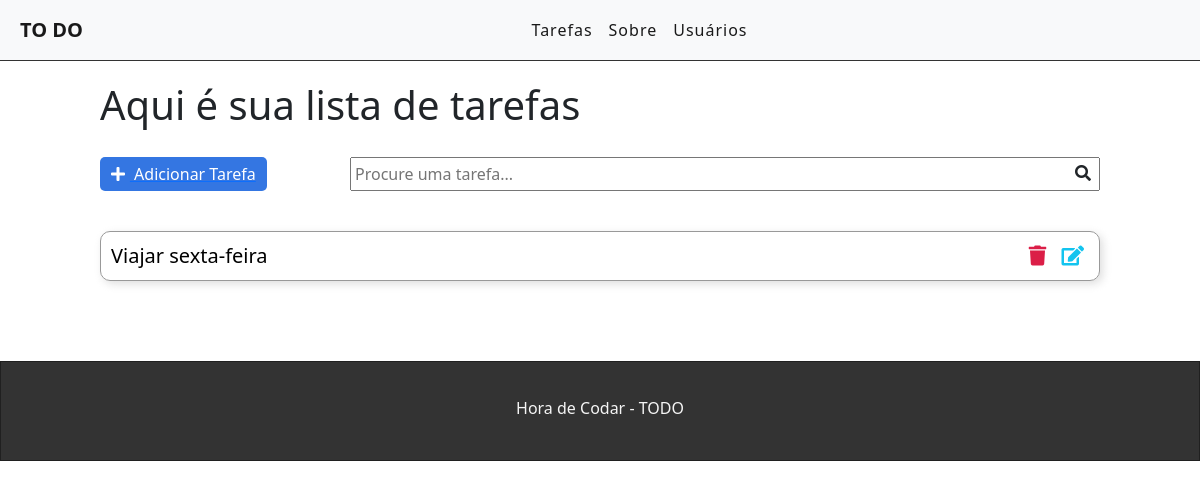
The app's page /, older data.
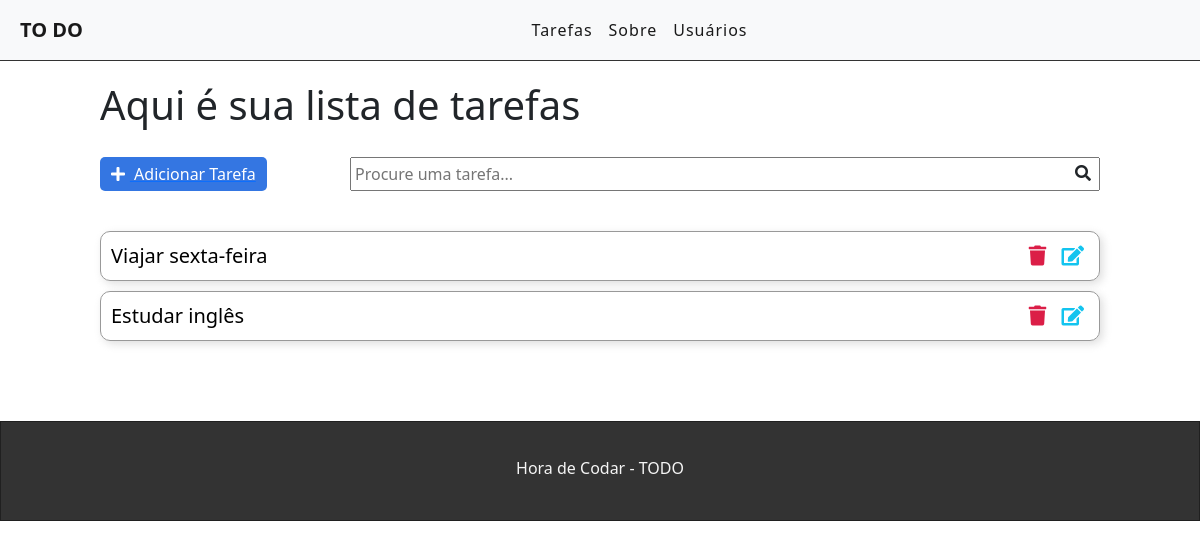
The same page, newer data.
### tasks/models.py (models this page shows, shortened)
class Task(models.Model):
    STATUS = (
        ('doing', 'Doing'),
        ('done', 'Done'),
    )
    title = models.CharField(max_length=255)
    description = models.TextField()
    done = models.CharField(
        max_length=5,
        choices=STATUS,
    )
    created_at = models.DateTimeField(auto_now_add=True)
    updated_at = models.DateTimeField(auto_now=True)

### tasks/views.py (the view)
# urls.py: path('', views.taskList, name="task-list"),
def taskList(request):
    tasks = Task.objects.all().order_by('-created_at')
    return render(request, 'tasks/list.html', {'tasks': tasks})

### tasks/templates/tasks/list.html (shortened to what this page needs)
{% extends 'base.html' %}
{% block content %}
    <div class="offset-1 col-10 list-div">
        <h1>Aqui é sua lista de tarefas</h1>
        <div class="section-add-search">
            <div class="col-2 add-div" >
                <a href="newtask/"><i class="fas fa-plus"></i> <span>Adicionar Tarefa</span> </a>
            </div>
            <div class="col-9 search-div">
                <input type="text" name="search" id="search" placeholder="Procure uma tarefa..."><i class="fas fa-search"></i>
            </div>
        </div>
        <ul class="task-list">
            {% for task in tasks %}
            <li class="task-item">
                <div>
                    <a href="/task/{{task.id}}"><span>{{ task.title }}</span></a>
                </div>
                <div>
                    <span><i class="fas fa-trash"></i></span>
                    <span><i class="fas fa-edit"></i></span>
                </div>
            </li>
            {% endfor %}
        </ul>
    </div>
{% endblock %}

Row changes from the older to the newer data that the page shows:
added Task: title "Estudar inglês"
